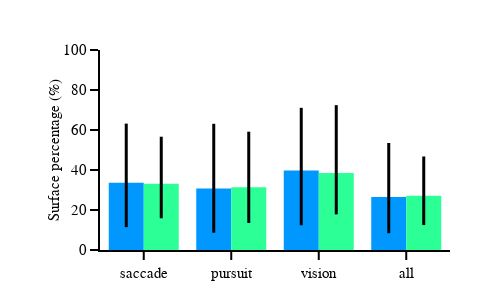

The notebook cell saved with this chart:
### Code cell
# sub_rois =  ['iPCS', 'sPCS', 'mPCS']
sub_rois =  ['iIPS', 'sIPS']
fig = go.Figure()
for i, roi in enumerate(sub_rois):
    df_roi = df_active_vertex_roi.loc[df_active_vertex_roi['roi']==roi]
    fig.add_trace(go.Bar(
        x=df_roi['categorie'],
        y=df_roi['median'],
        name=roi,  
        marker=dict(color=roi_colors_dict[roi]), 
        error_y=dict(
            type='data',
            array=df_roi['ci_high'] - df_roi['median'], 
            arrayminus=df_roi['median'] - df_roi['ci_low'],  
            visible=True,
            thickness=3,
            width=0,
            color='black'
        ),
        showlegend=True
    ))
    
fig.update_xaxes(showline=True)
fig.update_yaxes(title='Surface percentage (%)', range=[0,100], showline=True)
fig.update_layout(template=fig_template, 
                  barmode='group', 
                  showlegend=False,
                  height=300, 
                  width=500, 
                  margin_l=100, 
                  margin_r=50, 
                  margin_t=50,
                  margin_b=50)

fig.show()
# fig.write_image("/Users/uriel/Library/CloudStorage/Dropbox/retinomaps/figures/material/pRF_figures/active_vertex/Surface_percentage_frontal.pdf".format(subject))
fig.write_image("/Users/uriel/Library/CloudStorage/Dropbox/retinomaps/figures/material/pRF_figures/active_vertex/Surface_percentage_parietal.pdf".format(subject))

### Figure 1 — Plotly figure (JSON) as saved in the notebook; plotly's stock layout.template omitted (floating-point values rounded to 4 significant figures)
{"data": [{"error_y": {"array": [29.53, 32.31, 31.32, 27.03], "arrayminus": [22.23, 22.14, 27.41, 18.07], "color": "black", "thickness": 3, "type": "data", "visible": true, "width": 0}, "marker": {"color": "rgb(0, 152, 255)"}, "name": "iIPS", "showlegend": true, "type": "bar", "x": ["saccade", "pursuit", "vision", "all"], "y": [33.65, 30.79, 39.77, 26.47]}, {"error_y": {"array": [23.55, 27.84, 33.96, 19.61], "arrayminus": [17.24, 17.78, 20.64, 14.69], "color": "black", "thickness": 3, "type": "data", "visible": true, "width": 0}, "marker": {"color": "rgb(44, 255, 150)"}, "name": "sIPS", "showlegend": true, "type": "bar", "x": ["saccade", "pursuit", "vision", "all"], "y": [33.1, 31.32, 38.47, 27.16]}], "layout": {"barmode": "group", "height": 300, "margin": {"b": 50, "l": 100, "r": 50, "t": 50}, "showlegend": false, "width": 500, "xaxis": {"autorange": true, "range": [-0.5, 3.5], "showline": true, "type": "category"}, "yaxis": {"range": [0, 100], "showline": true, "title": {"text": "Surface percentage (%)"}, "type": "linear"}}}
